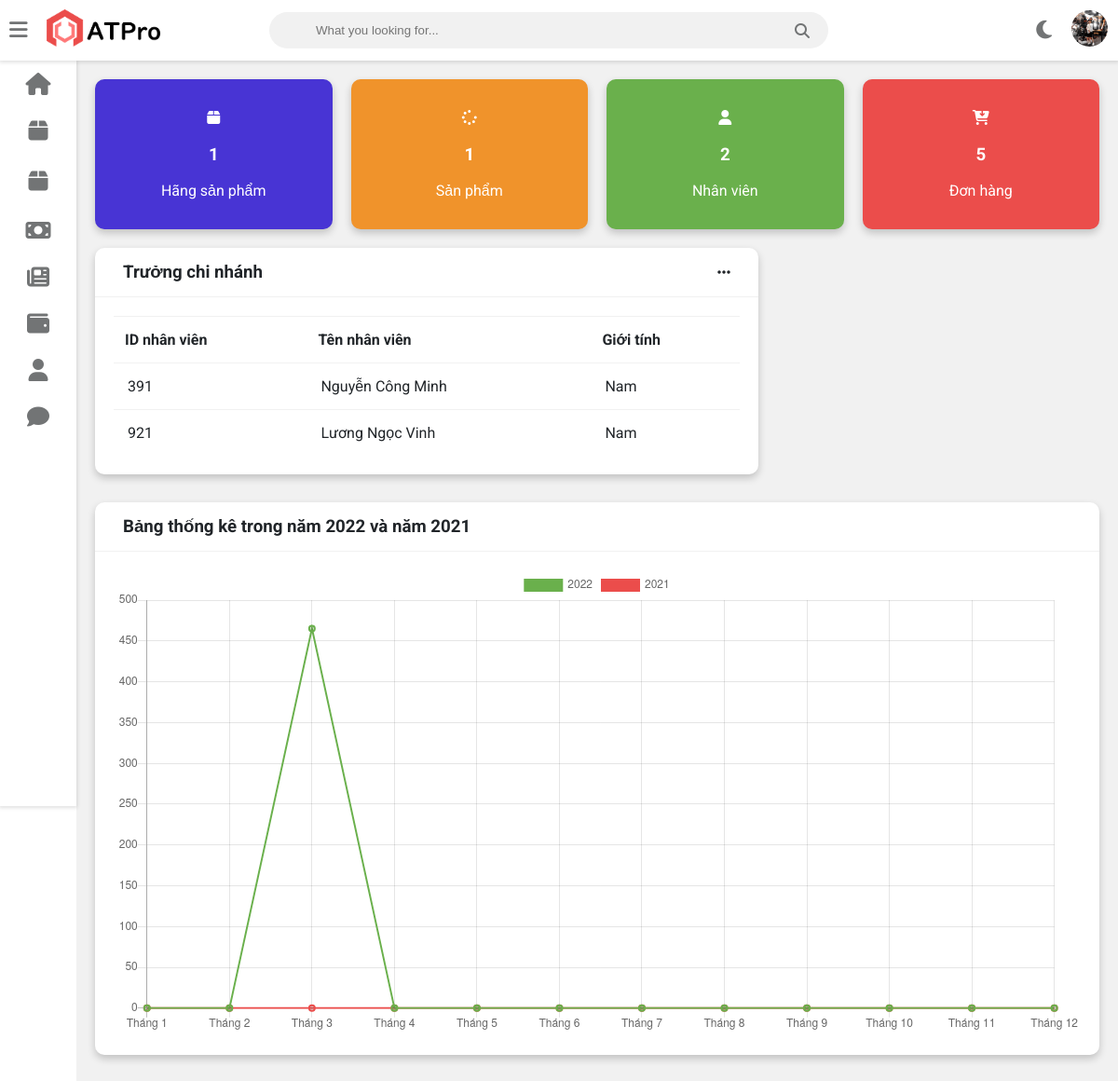
Page /admin/admin_home.php (signed in) on the committed database.
### tables this page shows
CREATE TABLE `nhanvien` (
  `ID` int(11) NOT NULL,
  `hoten` varchar(233) NOT NULL,
  `sdt` int(15) NOT NULL,
  `diachi` varchar(233) NOT NULL,
  `email` varchar(233) NOT NULL,
  `anh` varchar(500) NOT NULL,
  `date` date NOT NULL,
  `sex` tinyint(1) NOT NULL,
  `chucvu` varchar(500) NOT NULL
);

### admin/admin_home.php (the view, shortened to what the rows shown need)
<?php include"./admin_header.php"?>
	<div class="wrapper">
		<div class="row">
			<div class="col-8 col-m-12 col-sm-12">
				<div class="card">
					<div class="card-content">
						<table>
							<thead>
								<tr>
									<th>ID nhân viên</th>
									<th>Tên nhân viên</th>
									<th>Giới tính</th>
								</tr>
							</thead>
							<tbody>
								<?php
								$sql="select * from nhanvien where chucvu='truong chi nhanh'";
								$query=mysqli_query($conn, $sql);
			while($row=mysqli_fetch_assoc($query))
			{
								?>
								<tr>
									<td><?php echo $row['ID']?></td>
									<td><?php echo $row['hoten']?></td>
									<td><?php if($row['sex']==1){
										echo "Nam";} else{ echo 'Nữ';};?></td>
								</tr>
								<?php }?>
							</tbody>
						</table>
					</div>
				</div>
			</div>
		</div>
		<?php
$date=getdate();
$now=$date['year'];
$before=$date['year']-1;
		?>
						<?php
$toida=100000000;
$sql_thang1="SELECT SUM(tong) as 'tongtien'  FROM `giohang` WHERE MONTH(thoigiandat)=1 and YEAR(thoigiandat)=$now";
$query_thang1=mysqli_query($conn, $sql_thang1);
$tien_thang1=mysqli_fetch_assoc($query_thang1);
if(isset($tien_thang1['tongtien']))
{
	$tongtien_thang1=($tien_thang1['tongtien']/$toida)*100;
}
else{
	$tongtien_thang1=0;
}
$sql_thang2="SELECT SUM(tong) as 'tongtien'  FROM `giohang` WHERE MONTH(thoigiandat)=2 and YEAR(thoigiandat)=2022";
$query_thang2=mysqli_query($conn, $sql_thang2);
$tien_thang2=mysqli_fetch_assoc($query_thang2);
if(isset($tien_thang2['tongtien']))
{
	$tongtien_thang2=($tien_thang2['tongtien']/$toida)*100;
}
else{
	$tongtien_thang2=0;
}
$sql_thang3="SELECT SUM(tong) as 'tongtien'  FROM `giohang` WHERE MONTH(thoigiandat)=3 and YEAR(thoigiandat)=$now";
$query_thang3=mysqli_query($conn, $sql_thang3);
$tien_thang3=mysqli_fetch_assoc($query_thang3);
if(isset($tien_thang3['tongtien']))
{
	$tongtien_thang3=($tien_thang3['tongtien']/$toida)*100;
}
else{
	$tongtien_thang3=0;
}
$sql_thang4="SELECT SUM(tong) as 'tongtien'  FROM `giohang` WHERE MONTH(thoigiandat)=4 and YEAR(thoigiandat)=$now";
$query_thang4=mysqli_query($conn, $sql_thang4);
$tien_thang4=mysqli_fetch_assoc($query_thang4);
if(isset($tien_thang4['tongtien']))
{
	$tongtien_thang4=($tien_thang4['tongtien']/$toida)*100;
}
else{
	$tongtien_thang4=0;
}
$sql_thang5="SELECT SUM(tong) as 'tongtien'  FROM `giohang` WHERE MONTH(thoigiandat)=5 and YEAR(thoigiandat)=$now";
$query_thang5=mysqli_query($conn, $sql_thang5);
$tien_thang5=mysqli_fetch_assoc($query_thang5);
if(isset($tien_thang5['tongtien']))
{
	$tongtien_thang5=($tien_thang5['tongtien']/$toida)*100;
}
else{
	$tongtien_thang5=0;
}
$sql_thang6="SELECT SUM(tong) as 'tongtien'  FROM `giohang` WHERE MONTH(thoigiandat)=6 and YEAR(thoigiandat)=$now";
$query_thang6=mysqli_query($conn, $sql_thang6);
$tien_thang6=mysqli_fetch_assoc($query_thang6);
if(isset($tien_thang6['tongtien']))
{
	$tongtien_thang6=($tien_thang6['tongtien']/$toida)*100;
}
else{
	$tongtien_thang6=0;
}
$sql_thang7="SELECT SUM(tong) as 'tongtien'  FROM `giohang` WHERE MONTH(thoigiandat)=7 and YEAR(thoigiandat)=$now";
$query_thang7=mysqli_query($conn, $sql_thang7);
$tien_thang7=mysqli_fetch_assoc($query_thang7);
if(isset($tien_thang7['tongtien']))
{
	$tongtien_thang7=($tien_thang7['tongtien']/$toida)*100;
}
else{
	$tongtien_thang7=0;
}
$sql_thang8="SELECT SUM(tong) as 'tongtien'  FROM `giohang` WHERE MONTH(thoigiandat)=8 and YEAR(thoigiandat)=$now";
$query_thang8=mysqli_query($conn, $sql_thang8);
$tien_thang8=mysqli_fetch_assoc($query_thang8);
if(isset($tien_thang8['tongtien']))
{
	$tongtien_thang8=($tien_thang8['tongtien']/$toida)*100;
}
else{
	$tongtien_thang8=0;
}
$sql_thang9="SELECT SUM(tong) as 'tongtien'  FROM `giohang` WHERE MONTH(thoigiandat)=9 and YEAR(thoigiandat)=$now";
$query_thang9=mysqli_query($conn, $sql_thang9);
$tien_thang9=mysqli_fetch_assoc($query_thang9);
if(isset($tien_thang9['tongtien']))
{
	$tongtien_thang9=($tien_thang9['tongtien']/$toida)*100;
}
else{
	$tongtien_thang9=0;
}
$sql_thang10="SELECT SUM(tong) as 'tongtien'  FROM `giohang` WHERE MONTH(thoigiandat)=10 and YEAR(thoigiandat)=$now";
$query_thang10=mysqli_query($conn, $sql_thang10);
$tien_thang10=mysqli_fetch_assoc($query_thang10);
if(isset($tien_thang10['tongtien']))
{
	$tongtien_thang10=($tien_thang10['tongtien']/$toida)*100;
}
else{
	$tongtien_thang10=0;
}
$sql_thang11="SELECT SUM(tong) as 'tongtien'  FROM `giohang` WHERE MONTH(thoigiandat)=11 and YEAR(thoigiandat)=$now";
$query_thang11=mysqli_query($conn, $sql_thang11);
$tien_thang11=mysqli_fetch_assoc($query_thang11);
if(isset($tien_thang11['tongtien']))
{
	$tongtien_thang11=($tien_thang11['tongtien']/$toida)*100;
}
else{
	$tongtien_thang11=0;
}
$sql_thang12="SELECT SUM(tong) as 'tongtien'  FROM `giohang` WHERE MONTH(thoigiandat)=12 and YEAR(thoigiandat)=$now";
$query_thang12=mysqli_query($conn, $sql_thang12);
$tien_thang12=mysqli_fetch_assoc($query_thang12);
if(isset($tien_thang12['tongtien']))
{
	$tongtien_thang12=($tien_thang12['tongtien']/$toida)*100;
}
else{
	$tongtien_thang12=0;
}
$sql_thang1_truoc="SELECT SUM(tong) as 'tongtien'  FROM `giohang` WHERE MONTH(thoigiandat)=1 and YEAR(thoigiandat)=$before";
$query_thang1_truoc=mysqli_query($conn, $sql_thang1_truoc);
$tien_thang1_truoc=mysqli_fetch_assoc($query_thang1_truoc);
if(isset($tien_thang1_truoc['tongtien']))
{
	$tongtien_thang1_truoc=($tien_thang1_truoc['tongtien']/$toida)*100;
}
else{
	$tongtien_thang1_truoc=0;
}
$sql_thang2_truoc="SELECT SUM(tong) as 'tongtien'  FROM `giohang` WHERE MONTH(thoigiandat)=2 and YEAR(thoigiandat)=$before";
$query_thang2_truoc=mysqli_query($conn, $sql_thang2_truoc);
$tien_thang2_truoc=mysqli_fetch_assoc($query_thang2_truoc);
if(isset($tien_thang2_truoc['tongtien']))
{
	$tongtien_thang2_truoc=($tien_thang2_truoc['tongtien']/$toida)*100;
}
else{
	$tongtien_thang2_truoc=0;
}
$sql_thang3_truoc="SELECT SUM(tong) as 'tongtien'  FROM `giohang` WHERE MONTH(thoigiandat)=3 and YEAR(thoigiandat)=$before";
$query_thang3_truoc=mysqli_query($conn, $sql_thang3_truoc);
$tien_thang3_truoc=mysqli_fetch_assoc($query_thang3_truoc);
if(isset($tien_thang3_truoc['tongtien']))
{
	$tongtien_thang3_truoc=($tien_thang3_truoc['tongtien']/$toida)*100;
}
else{
	$tongtien_thang3_truoc=0;
}
$sql_thang4_truoc="SELECT SUM(tong) as 'tongtien'  FROM `giohang` WHERE MONTH(thoigiandat)=4 and YEAR(thoigiandat)=$before";
$query_thang4_truoc=mysqli_query($conn, $sql_thang4_truoc);
$tien_thang4_truoc=mysqli_fetch_assoc($query_thang4_truoc);
if(isset($tien_thang4_truoc['tongtien']))
{
	$tongtien_thang4_truoc=($tien_thang4_truoc['tongtien']/$toida)*100;
}
else{
	$tongtien_thang4_truoc=0;
}
$sql_thang5_truoc="SELECT SUM(tong) as 'tongtien'  FROM `giohang` WHERE MONTH(thoigiandat)=5 and YEAR(thoigiandat)=$before";
$query_thang5_truoc=mysqli_query($conn, $sql_thang5_truoc);
$tien_thang5_truoc=mysqli_fetch_assoc($query_thang5_truoc);
if(isset($tien_thang5_truoc['tongtien']))
{
	$tongtien_thang5_truoc=($tien_thang5_truoc['tongtien']/$toida)*100;
}
else{
	$tongtien_thang5_truoc=0;
}
$sql_thang6_truoc="SELECT SUM(tong) as 'tongtien'  FROM `giohang` WHERE MONTH(thoigiandat)=6 and YEAR(thoigiandat)=$before";
$query_thang6_truoc=mysqli_query($conn, $sql_thang6_truoc);
$tien_thang6_truoc=mysqli_fetch_assoc($query_thang6_truoc);
if(isset($tien_thang6_truoc['tongtien']))
{
	$tongtien_thang6_truoc=($tien_thang6_truoc['tongtien']/$toida)*100;
}
else{
	$tongtien_thang6_truoc=0;
}
$sql_thang7_truoc="SELECT SUM(tong) as 'tongtien'  FROM `giohang` WHERE MONTH(thoigiandat)=7 and YEAR(thoigiandat)=$before";
$query_thang7_truoc=mysqli_query($conn, $sql_thang7_truoc);
$tien_thang7_truoc=mysqli_fetch_assoc($query_thang7_truoc);
if(isset($tien_thang7_truoc['tongtien']))
{
	$tongtien_thang7_truoc=($tien_thang7_truoc['tongtien']/$toida)*100;
}
else{
	$tongtien_thang7_truoc=0;
}
$sql_thang8_truoc="SELECT SUM(tong) as 'tongtien'  FROM `giohang` WHERE MONTH(thoigiandat)=8 and YEAR(thoigiandat)=$before";
$query_thang8_truoc=mysqli_query($conn, $sql_thang8_truoc);
$tien_thang8_truoc=mysqli_fetch_assoc($query_thang8_truoc);
if(isset($tien_thang8_truoc['tongtien']))
{
	$tongtien_thang8_truoc=($tien_thang8_truoc['tongtien']/$toida)*100;
}
else{
	$tongtien_thang8_truoc=0;
}
$sql_thang9_truoc="SELECT SUM(tong) as 'tongtien'  FROM `giohang` WHERE MONTH(thoigiandat)=9 and YEAR(thoigiandat)=$before";
$query_thang9_truoc=mysqli_query($conn, $sql_thang9_truoc);
$tien_thang9_truoc=mysqli_fetch_assoc($query_thang9_truoc);
if(isset($tien_thang9_truoc['tongtien']))
{
	$tongtien_thang9_truoc=($tien_thang9_truoc['tongtien']/$toida)*100;
}
else{
	$tongtien_thang9_truoc=0;
}
$sql_thang10_truoc="SELECT SUM(tong) as 'tongtien'  FROM `giohang` WHERE MONTH(thoigiandat)=10 and YEAR(thoigiandat)=$before";
$query_thang10_truoc=mysqli_query($conn, $sql_thang10_truoc);
$tien_thang10_truoc=mysqli_fetch_assoc($query_thang10_truoc);
if(isset($tien_thang10_truoc['tongtien']))
{
	$tongtien_thang10_truoc=($tien_thang10_truoc['tongtien']/$toida)*100;
}
else{
	$tongtien_thang10_truoc=0;
}
$sql_thang11_truoc="SELECT SUM(tong) as 'tongtien'  FROM `giohang` WHERE MONTH(thoigiandat)=11 and YEAR(thoigiandat)=$before";
$query_thang11_truoc=mysqli_query($conn, $sql_thang11_truoc);
$tien_thang11_truoc=mysqli_fetch_assoc($query_thang11_truoc);
if(isset($tien_thang11_truoc['tongtien']))
{
	$tongtien_thang11_truoc=($tien_thang11_truoc['tongtien']/$toida)*100;
}
else{
	$tongtien_thang11_truoc=0;
}
$sql_thang12_truoc="SELECT SUM(tong) as 'tongtien'  FROM `giohang` WHERE MONTH(thoigiandat)=12 and YEAR(thoigiandat)=$before";
$query_thang12_truoc=mysqli_query($conn, $sql_thang12_truoc);
$tien_thang12_truoc=mysqli_fetch_assoc($query_thang12_truoc);
if(isset($tien_thang12_truoc['tongtien']))
{
	$tongtien_thang12_truoc=($tien_thang12_truoc['tongtien']/$toida)*100;
}
else{
	$tongtien_thang12_truoc=0;
}
?>
	</div>
	<script>
		var ctx = document.getElementById('myChart')
ctx.height = 500
ctx.width = 500
var data = {
	labels: ['Tháng 1', 'Tháng 2', 'Tháng 3', 'Tháng 4', 'Tháng 5', 'Tháng 6', 'Tháng 7', 'Tháng 8', 'Tháng 9', 'Tháng 10', 'Tháng 11', 'Tháng 12'],
	datasets: [{
		fill: false,
		label: '<?php echo $now?>',
		borderColor: successColor,
		data: [<?php echo $tongtien_thang1?>, <?php echo $tongtien_thang2?>, <?php echo $tongtien_thang3?>, <?php echo $tongtien_thang4?>, <?php echo $tongtien_thang5?>, <?php echo $tongtien_thang6?>, <?php echo $tongtien_thang7?>, <?php echo $tongtien_thang8?>, <?php echo $tongtien_thang9?>, <?php echo $tongtien_thang10?>, <?php echo $tongtien_thang11?>, <?php echo $tongtien_thang12?>],
		borderWidth: 2,
		lineTension: 0,
	}, {
		fill: false,
		label: '<?php echo $before?>',
		borderColor: dangerColor,
		data: [<?php echo $tongtien_thang1_truoc?>, <?php echo $tongtien_thang2_truoc?>, <?php echo $tongtien_thang3_truoc?>, <?php echo $tongtien_thang4_truoc?>, <?php echo $tongtien_thang5_truoc?>, <?php echo $tongtien_thang6_truoc?>, <?php echo $tongtien_thang7_truoc?>, <?php echo $tongtien_thang8_truoc?>, <?php echo $tongtien_thang9_truoc?>, <?php echo $tongtien_thang10_truoc?>, <?php echo $tongtien_thang11_truoc?>, <?php echo $tongtien_thang12_truoc?>],
		borderWidth: 2,
		lineTension: 0,
	}]
}
var lineChart = new Chart(ctx, {
	type: 'line',
	data: data,
	options: {
		maintainAspectRatio: false,
		bezierCurve: false,
	}
});
	</script>
</body>
</html>

### admin/admin_header.php (shortened to what the rows shown need)
<?php
include "./connect/connect.php";
?>
<!DOCTYPE html>
<html>
<head>
	<link rel="stylesheet" href="https://cdnjs.cloudflare.com/ajax/libs/font-awesome/5.15.4/css/all.min.css">
	<link rel="stylesheet" type="text/css" href="https://cdnjs.cloudflare.com/ajax/libs/Chart.js/2.9.3/Chart.min.css">
	<link rel="stylesheet" type="text/css" href="https://cdnjs.cloudflare.com/ajax/libs/font-awesome/6.1.1/css/all.min.css">
	<link rel="stylesheet" type="text/css" href="style.css">
</head>
<body class="overlay-scrollbar">
	<div class="navbar">
		<ul class="navbar-nav nav-right">
			<li class="nav-item avt-wrapper">
				<div class="avt dropdown">
				<?php
				if(isset($_SESSION["login_nhanvien"]))
				{
					$hoten_nhanvien=$_SESSION["login_nhanvien"];
					$sql_login="SELECT * FROM `nhanvien` WHERE hoten= '$hoten_nhanvien'";
					$query_nhanvien=mysqli_query($conn, $sql_login);
					$row_nhanvien=mysqli_fetch_assoc($query_nhanvien);
				}
				?>
					<img src="./avatar/<?php echo $row_nhanvien["anh"];?>" alt="User image" class="dropdown-toggle" data-toggle="user-menu">
				</div>
			</li>
		</ul>
	</div>

### rows in the picture
nhanvien: anh (picture), ID "391", hoten "Nguyễn Công Minh", sex "Nam"
nhanvien: ID "921", hoten "Lương Ngọc Vinh", sex "Nam"

### other values in the picture
$hang_count["soluong"] "1"
$sanpham_count["soluong"] "1"
$nhanvien_count["soluong"] "2"
$donhang_count["soluong"] "5"
$now "2022"
$before "2021"
chart data {{ $now }} 2022
chart data {{ $tongtien_thang1 }} 0
chart data {{ $tongtien_thang2 }} 0
chart data {{ $tongtien_thang3 }} 465.277
